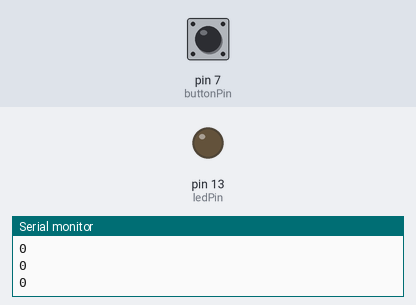
Bench run of a sketch on a simulated Arduino Uno, built with avr-gcc and run on an emulated ATmega328P. Shown: output pins drawn as LEDs (lit = HIGH), the last lines printed to the serial monitor. The test bench sets the inputs (shaded band); at power-on: pin 7 (buttonPin) LOW.

Above: at 1.2 s.
1.3 s: pin 7 (buttonPin) pulled HIGH for 0.15 s
At 1.38 s:
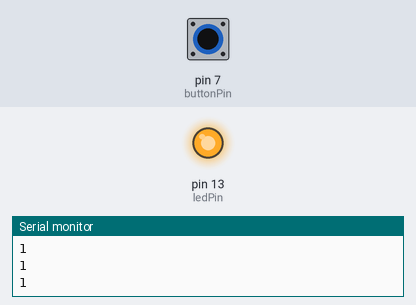
2.9 s: pin 7 (buttonPin) pulled HIGH for 3.2 s
At 7.5 s:
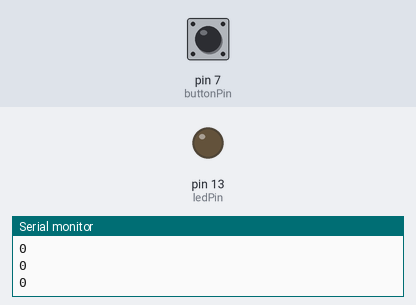
Timing chart, 0 to 9.0 s (numbered marks = the images above; inputs shaded):
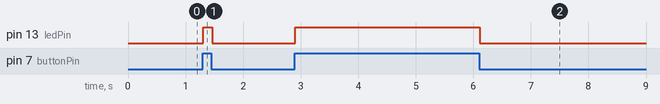

The sketch:

TelegraphTransmit.ino
```cpp
#include <SoftwareSerial.h>

SoftwareSerial XBee =  SoftwareSerial(2, 3);

// constants won't change. They're used here to
// set pin numbers:
const int buttonPin = 7;     // the number of the pushbutton pin
const int ledPin =  13;      // the number of the LED pin

// variables will change:
int buttonState = 0;         // variable for reading the pushbutton status

void setup() {
  // initialize the LED pin as an output:
  pinMode(ledPin, OUTPUT);
  // initialize the pushbutton pin as an input:
  pinMode(buttonPin, INPUT);

  Serial.begin(9600);
  Serial.println("Testing Up!");
  // set the data rate for the SoftwareSerial port
  XBee.begin(9600);
}

void loop() {
  // read the state of the pushbutton value:
  buttonState = digitalRead(buttonPin);

  // check if the pushbutton is pressed.
  // if it is, the buttonState is HIGH:
  if (buttonState == HIGH) {
    // turn LED on:
    digitalWrite(ledPin, HIGH);
    XBee.write((byte)0x01);
    Serial.println(buttonState);
  } else {
    // turn LED off:
    digitalWrite(ledPin, LOW);
    XBee.write((byte)0x00 );
    Serial.println(buttonState);
  }
  delay(10);
}
```

Measured:
- after the input at 1.3 s, pin 13 (ledPin): LOW → HIGH at once, → LOW 0.16 s later
- after the input at 2.9 s, pin 13 (ledPin): LOW → HIGH at once, → LOW 3.2 s later
